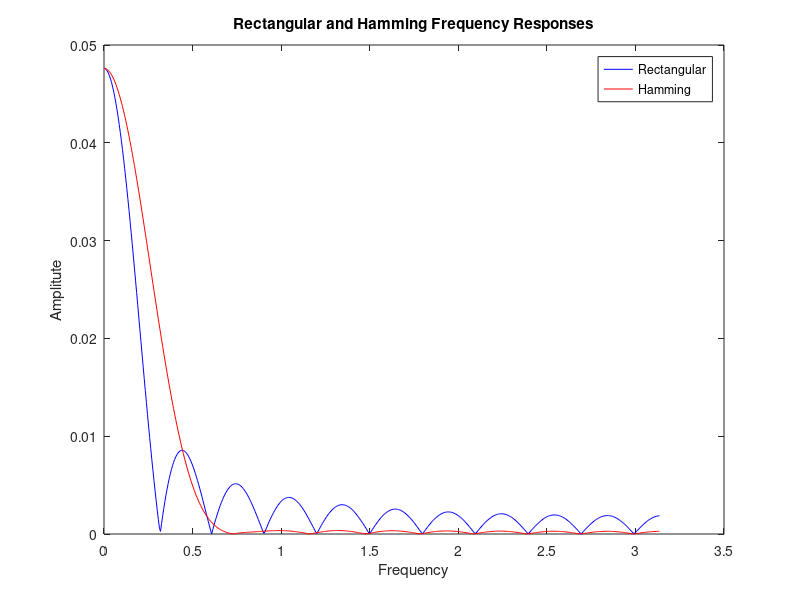
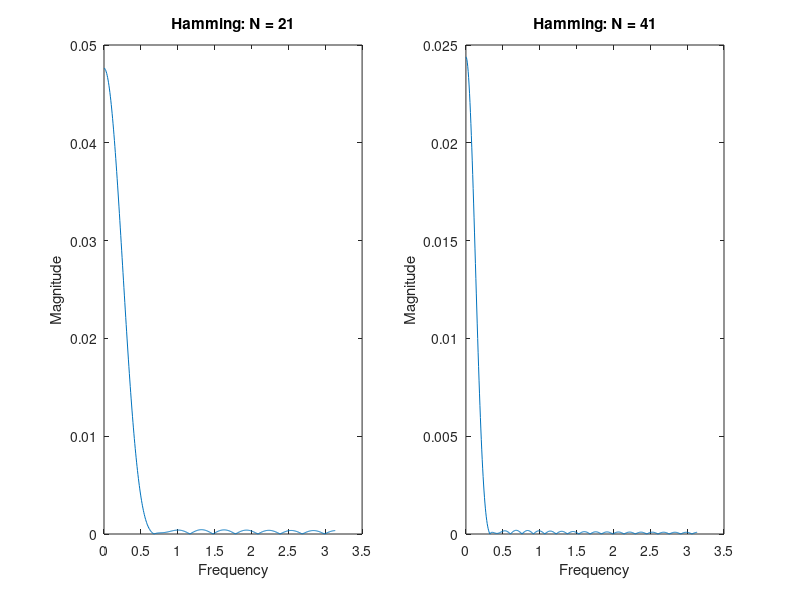
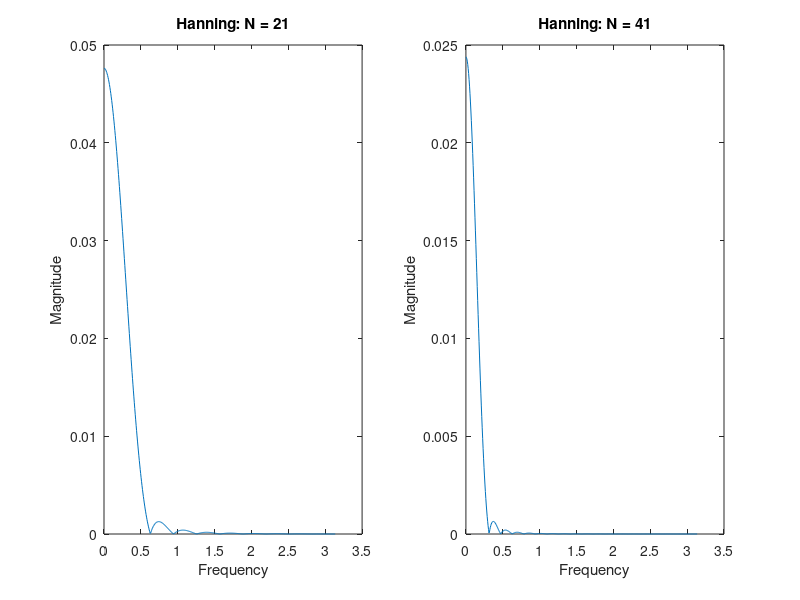
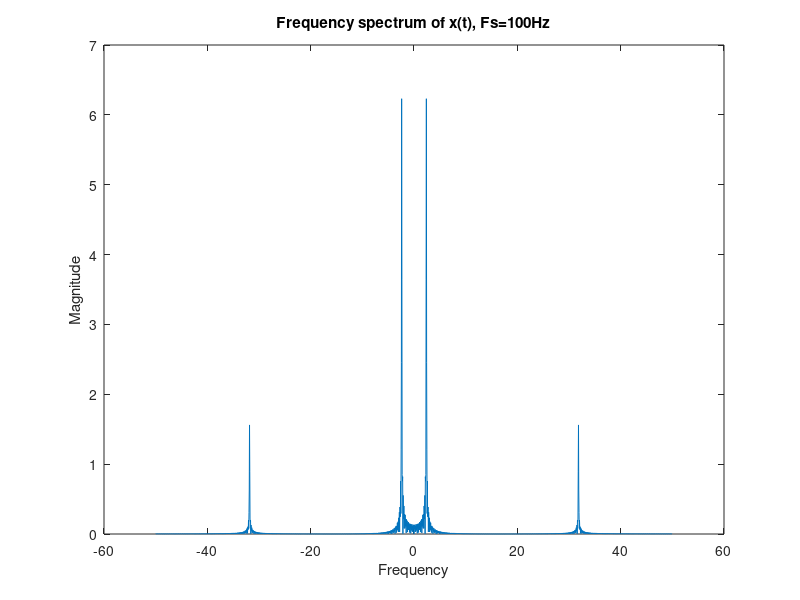

These figures' MATLAB source, in order:
% -------------------------------------------------------------------------
%   LAB 4 
%
%   Authors : 
%               - Spyridakis Christos
%               - Marinou Ioanna
%               - Paterakis Isidoros
%
%   Created Date : 6/11/2019
%   Last Updated : 13/12/2019
%
%   Description: 
%               Code created for labs of Digital Signal Processing Course
%               in Technical University of Crete
%
% -------------------------------------------------------------------------

close all; clear all; clc;
%%%%%%%%%%%%%%%%%%%%%%%%%%%%%%%%%%%%%%%%%%%%%%%%%%%%%%%%%%%%%%%%%%%%%%%%%%%%%%%%%%%%%%%%%%%%%%%%%%%%

%1 begins
Wc = 0.4 * pi;
Fs = 100;               % Sampling Frequency
N = 21;                 % Window Length

Fc = Wc / 2 * pi;
Wn = Fc / (Fs/2);       % Normalized Cutoff Frequency

% Create Rectangular and Hamming windows
rect_window = rectwin(N);
hamm_window = hamming(N);

% Create FIR filters using the window method
rect_filter = fir1(N-1, Wn, rect_window);
hamm_filter = fir1(N-1, Wn, hamm_window);

% Find out frequency response
[Hrect, Wrect] = freqz(rect_filter, N);
[Hhamm, Whamm] = freqz(hamm_filter, N);

% Plot them
figure()
plot(Wrect, abs(Hrect), 'b', Whamm, abs(Hhamm), 'r'); legend('Rectangular','Hamming');
title('Rectangular and Hamming Frequency Responses'); xlabel('Frequency'); ylabel('Amplitute'); 

%1 ends

%%%%%%%%%%%%%%%%%%%%%%%%%%%%%%%%%%%%%%%%%%%%%%%%%%%%%%%%%%%%%%%%%%%%%%%%%%%%%%%%%%%%%%%%%%%%%%%%%%%%



%%%%%%%%%%%%%%%%%%%%%%%%%%%%%%%%%%%%%%%%%%%%%%%%%%%%%%%%%%%%%%%%%%%%%%%%%%%%%%%%%%%%%%%%%%%%%%%%%%%%

%B1 begins

Wc = 0.5 * pi;              % cutoff frequency
Fc = Wc / (2*pi)
Fs = 100;                   % sampling frequency
N1 = 21;                    % first window length
N2 = 41;                    % second window length
Wn = Fc / (Fs/2);           % normalized cutoff frequency

hammingn1 = hamming(N1);    % makes the first hamming window
hammingn2 = hamming(N2);    % makes the second hamming window

hanningn1 = hann(N1);       % makes the first hanning window
hanningn2 = hann(N2);       % makes the second hanning window

hammingfilter1 = fir1(N1-1, Wn, hammingn1);     % makes the first window based hamming FIR digital filter
hammingfilter2 = fir1(N2-1, Wn, hammingn2);     % makes the second window based hamming FIR digital filter
hanningfilter1 = fir1(N1-1, Wn, hanningn1);     % makes the first window based hanning FIR digital filter
hanningfilter2 = fir1(N2-1, Wn, hanningn2);     % makes the second window based hanning FIR digital filter

[hhamm1,whamm1] = freqz(hammingfilter1, N1);    % calculates the frequency response of the first hamming filter
[hhamm2,whamm2] = freqz(hammingfilter2, N2);    % calculates the frequency response of the second hamming filter
[hhann1,whann1] = freqz(hanningfilter1, N1);    % calculates the frequency response of the first hanning filter
[hhann2,whann2] = freqz(hanningfilter2, N2);    % calculates the frequency response of the second hanning filter

HHAMM1 = abs(hhamm1);   % calculates the absolute value of the first hamming filter frequency response
HHAMM2 = abs(hhamm2);   % calculates the absolute value of the second hamming filter frequency response
HHANN1 = abs(hhann1);   % calculates the absolute value of the first hanning filter frequency response
HHANN2 = abs(hhann2);   % calculates the absolute value of the second hanning filter frequency response

figure;
subplot(1,2,1);
plot(whamm1, HHAMM1);
xlabel('Frequency'); ylabel('Magnitude'); title('Hamming: N = 21');
subplot(1,2,2);                 %prints the results of the first half
plot(whamm2, HHAMM2); 
xlabel('Frequency'); ylabel('Magnitude'); title('Hamming: N = 41');

figure;
subplot(1,2,1);
plot(whann1, HHANN1);
xlabel('Frequency'); ylabel('Magnitude'); title('Hanning: N = 21');
subplot(1,2,2);                 %prints the results of the second half
plot(whann1, HHANN2);
xlabel('Frequency'); ylabel('Magnitude'); title('Hanning: N = 41');

%B1 ends

%%%%%%%%%%%%%%%%%%%%%%%%%%%%%%%%%%%%%%%%%%%%%%%%%%%%%%%%%%%%%%%%%%%%%%%%%%%%%%%%%%%%%%%%%%%%%%%%%%%%



%%%%%%%%%%%%%%%%%%%%%%%%%%%%%%%%%%%%%%%%%%%%%%%%%%%%%%%%%%%%%%%%%%%%%%%%%%%%%%%%%%%%%%%%%%%%%%%%%%%%

%B2 begins

Fs = 100;
Ts = 1/Fs;
t = [0:Ts:2*pi*2];

x = sin(15*t) + 0.25*sin(200*t);

% Fourier Transform 
NFFT = 2^nextpow2(length(x));           % NFFT = biggest power of 2, fft works best for power of 2 number of elements (e.g. 256, 512, etc..)
X = abs(fftshift(fft(x,NFFT)*Ts));
F = [-Fs/2 : Fs/NFFT : Fs/2-Fs/NFFT];

% Filter
y1_hamm1 = filter(hammingfilter1,1,x);
y2_hamm2 = filter(hammingfilter2,1,x);
y3_hann1 = filter(hanningfilter1,1,x);
y4_hann2 = filter(hanningfilter2,1,x);

% Fourier Transform
Y1_HAMM1 = abs(fftshift(fft(y1_hamm1,NFFT)*Ts));
Y2_HAMM2 = abs(fftshift(fft(y2_hamm2,NFFT)*Ts));
Y3_HANN1 = abs(fftshift(fft(y3_hann1,NFFT)*Ts));
Y4_HANN2 = abs(fftshift(fft(y4_hann2,NFFT)*Ts));

% Plot them
figure(); plot(F,X); title('Frequency spectrum of x(t), Fs=100Hz'); xlabel('Frequency'); ylabel('Magnitude');
figure();
subplot(2,1,1); plot(F,Y1_HAMM1); title('Frequency spectrum of filtered x(t) - Hamming: N = 21, Fs=100Hz'); xlabel('Frequency'); ylabel('Magnitude');
subplot(2,1,2); plot(F,Y2_HAMM2); title('Frequency spectrum of filtered x(t) - Hamming: N = 41, Fs=100Hz'); xlabel('Frequency'); ylabel('Magnitude');

figure(); 
subplot(2,1,1); plot(F,Y3_HANN1); title('Frequency spectrum of filtered x(t) - Hanning: N = 21, Fs=100Hz'); xlabel('Frequency'); ylabel('Magnitude');
subplot(2,1,2); plot(F,Y4_HANN2); title('Frequency spectrum of filtered x(t) - Hanning: N = 41, Fs=100Hz'); xlabel('Frequency'); ylabel('Magnitude');


%B2 ends

%%%%%%%%%%%%%%%%%%%%%%%%%%%%%%%%%%%%%%%%%%%%%%%%%%%%%%%%%%%%%%%%%%%%%%%%%%%%%%%%%%%%%%%%%%%%%%%%%%%%



%%%%%%%%%%%%%%%%%%%%%%%%%%%%%%%%%%%%%%%%%%%%%%%%%%%%%%%%%%%%%%%%%%%%%%%%%%%%%%%%%%%%%%%%%%%%%%%%%%%%

%B3 begins


%B3 ends

%%%%%%%%%%%%%%%%%%%%%%%%%%%%%%%%%%%%%%%%%%%%%%%%%%%%%%%%%%%%%%%%%%%%%%%%%%%%%%%%%%%%%%%%%%%%%%%%%%%%
